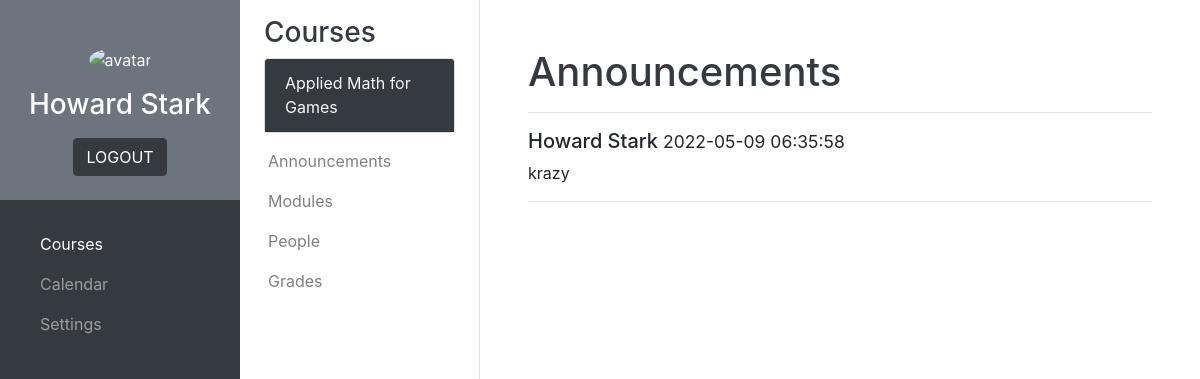
The page /courses/student/student_announcements.php?course=3 (signed in) on the database its author committed.
### tables this page shows
CREATE TABLE `courses` (
  `Course_number` int(11) NOT NULL,
  `Course_name` varchar(50) NOT NULL
);

CREATE TABLE `teacher_information` (
  `ID_number` varchar(10) NOT NULL,
  `Family_name` varchar(50) NOT NULL,
  `First_name` varchar(50) NOT NULL,
  `Middle_name` varchar(50) NOT NULL
);

CREATE TABLE `announcements` (
  `announcement_reference_number` int(11) NOT NULL,
  `Course_number` int(11) NOT NULL,
  `Date_posted` datetime NOT NULL,
  `Announcement_content` varchar(8000) NOT NULL
);

### php_scripts/connect.php (called while the page is built, shortened)
<?php
    $servername = "localhost";
    $username = "root";
    $password = "";
    $db = "school_management_db";
    $conn = new mysqli($servername, $username, $password, $db);
    function sql($comm) {
        global $conn;
        $result = $conn->query($comm);
        return $result;
    }
?>

### courses/student/student_announcements.php (the view, shortened to what this page needs)
<?php
    include('../../php_scripts/connect.php');
?>
<!DOCTYPE html>
<html lang="en">
    <head>
        <link rel="stylesheet" href="https://cdn.jsdelivr.net/npm/bootstrap@4.6.1/dist/css/bootstrap.min.css">
        <link rel="stylesheet" href="../../css/styles.css">
    </head>
    <body>
        <?php include('../courses_main_sidebar.php'); ?>
        <?php include('../courses_sub_sidebar_student.php'); ?>
        <main>
            <div id="announcements" class="container-fluid p-5">
                <?php
                    if (!isset($_GET['course'])) {
                        echo "<h1 class=\"text-dark\">Select Course</h1>";
                    }
                    else {
                        echo "
                            <h1 class=\"text-dark\">Announcements</h1>
                            <hr>
                            <div id=\"content\">
                        ";
                        $course_number = $_GET['course'];
                        $teacher = sql("SELECT ID_number FROM assigned_courses WHERE Course_number = $course_number AND ID_number LIKE 't%'");
                        if ($teacher->num_rows == 1) {
                            $teacher_row = $teacher->fetch_assoc();
                            $teacher_id = $teacher_row["ID_number"];
                        }
                        $teacher_info = sql("SELECT First_name, Family_name FROM teacher_information WHERE ID_number = '$teacher_id'");
                        if ($teacher_info->num_rows == 1) {
                            $teacher_info_row = $teacher_info->fetch_assoc();
                        }
                        $announcements = sql("SELECT Date_posted, Announcement_content FROM announcements WHERE Course_number = $course_number ORDER BY Date_posted DESC");
                        if ($announcements->num_rows > 0) {
                            while ($row = $announcements->fetch_assoc()) {
                                echo "<h5>" . $teacher_info_row["First_name"] . " " . $teacher_info_row["Family_name"] . "<small> " . $row["Date_posted"] . "</small></h5>";
                                echo "<p>" . $row["Announcement_content"] . "</p>";
                                echo "<hr>";
                            }
                        }
                        echo "</div>";
                    }
                ?>
            </div>
        </main>
    </body>
</html>

### courses/courses_sub_sidebar_student.php (shortened to what this page needs)
<?php
    if (!isset($_GET['course'])) {
        $courses_sb_selected_number = null;
        $courses_sb_selected_name = "No Course Selected";
    }
    else {
        $courses_sb_selected_number = $_GET['course'];
        $result = sql("SELECT Course_name FROM courses WHERE Course_number = $courses_sb_selected_number");
        if ($result->num_rows == 1) {
            $row = $result->fetch_assoc();
            $courses_sb_selected_name = $row["Course_name"];
        }
    }
?>
<div class="bg-white border-right sub-sidebar">
    <div class="container pt-3 px-4">
        <h3 class="text-dark">Courses</h3>
        <div class="card">
            <div class="card-header bg-dark">
                <a class="card-link text-light" data-toggle="collapse" href="#courseDropdownMenu"><?php echo $courses_sb_selected_name?></a>
            </div>
        </div>
    </div>
    <div class="px-1 pb-1">
        <nav class="navbar navbar-expand-lg navbar-light">
            <ul class="navbar-nav flex-column">
                <li class="nav-item"><a href="student_announcements.php?course=<?php echo $courses_sb_selected_number?>" class="nav-link<?php if ($courses_sb_selected_number == null) { echo " disabled"; }?>">Announcements</a></li>
                <li class="nav-item"><a href="student_modules.php?course=<?php echo $courses_sb_selected_number?>" class="nav-link<?php if ($courses_sb_selected_number == null) { echo " disabled"; }?>">Modules</a></li>
                <li class="nav-item"><a href="student_people.php?course=<?php echo $courses_sb_selected_number?>" class="nav-link<?php if ($courses_sb_selected_number == null) { echo " disabled"; }?>">People</a></li>
                <li class="nav-item"><a href="student_grades.php?course=<?php echo $courses_sb_selected_number?>" class="nav-link<?php if ($courses_sb_selected_number == null) { echo " disabled"; }?>">Grades</a></li>
            </ul>
        </nav>
    </div>
</div>

### css/styles.css (style rules this page uses)
.sub-sidebar { position: fixed; top: 0; left: 240px; width: 240px; height: 100vh; }
main { margin-left: 480px; }

### rows shown on the page
courses: Course_name "Applied Math for Games"
announcements: Date_posted "2022-05-09 06:35:58", Announcement_content "krazy"
teacher_information: First_name "Howard", Family_name "Stark"

### other values the page prints
$_SESSION['first_name'] "Howard"
$_SESSION['family_name'] "Stark"
